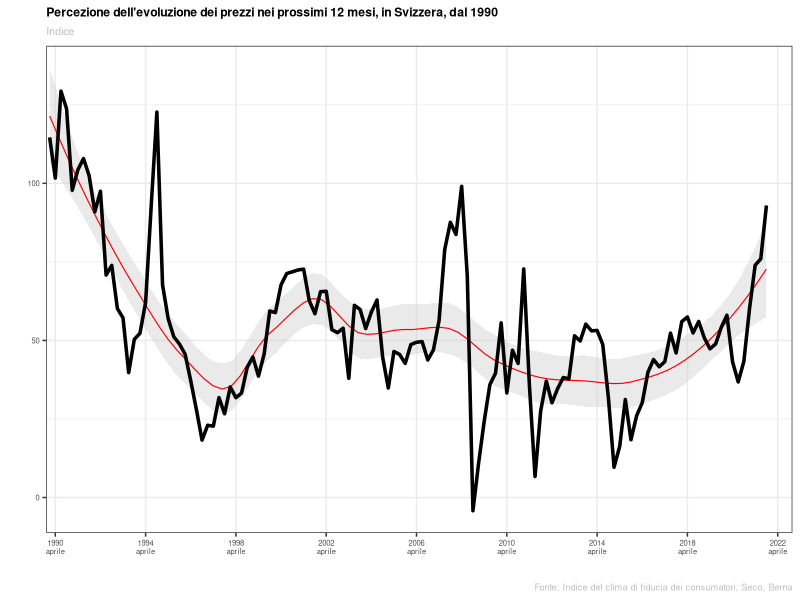
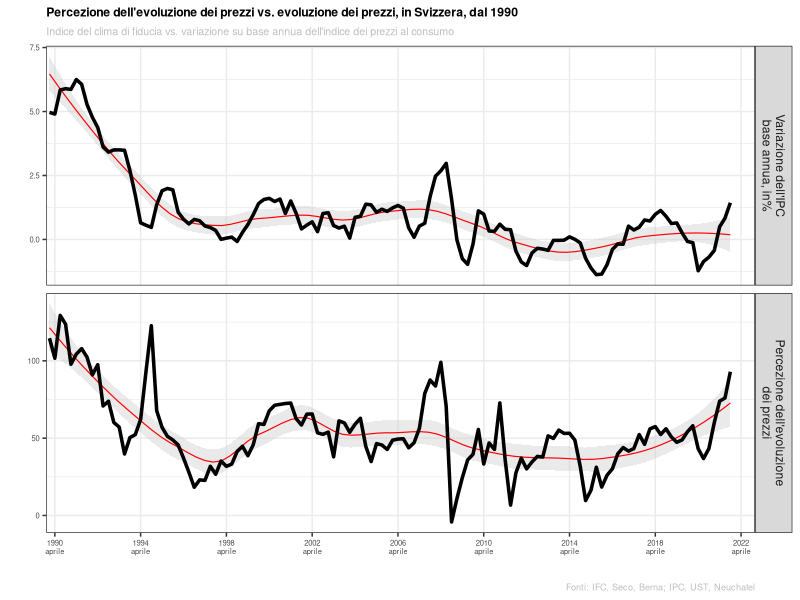
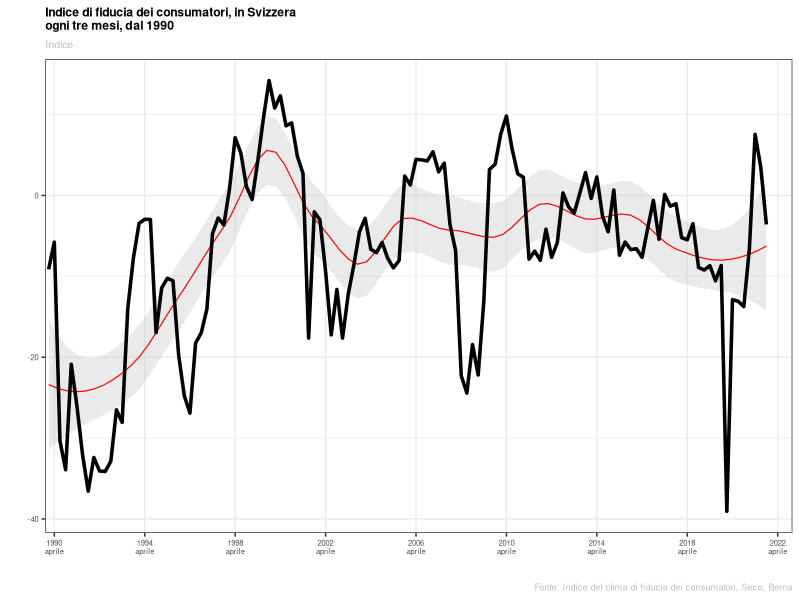
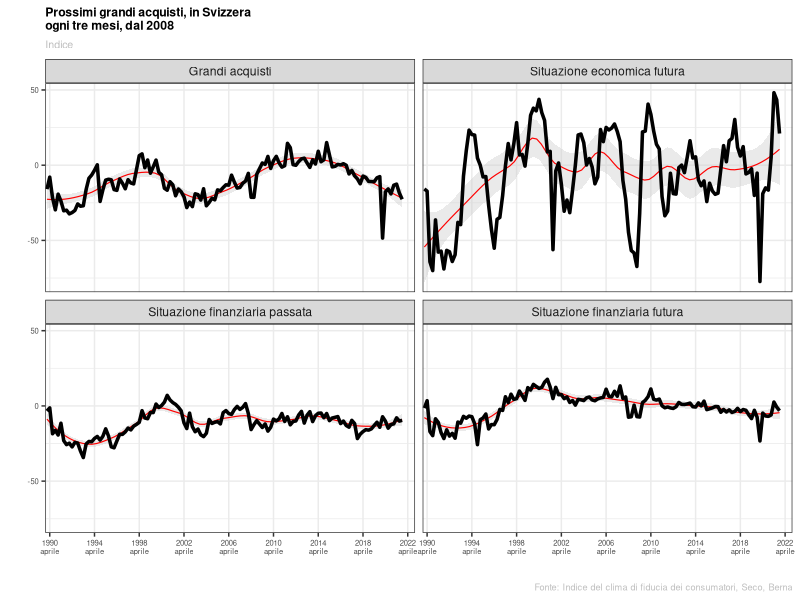
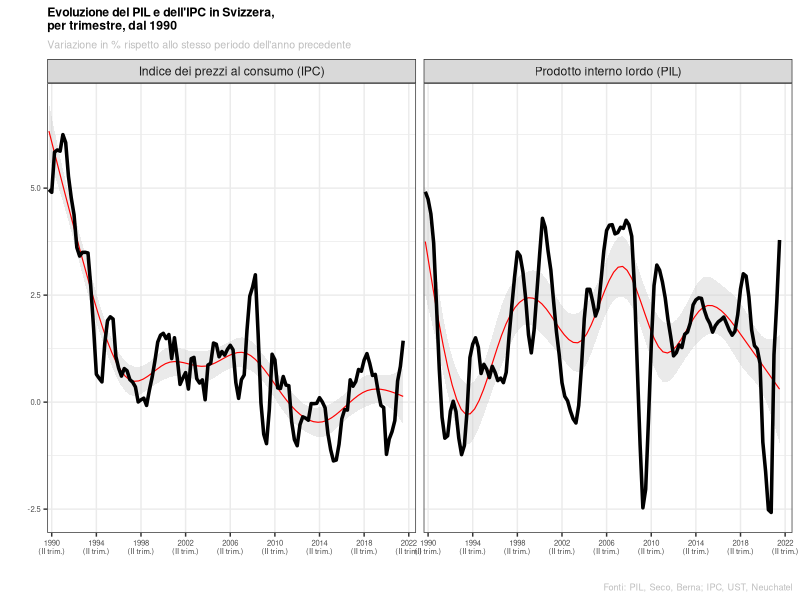
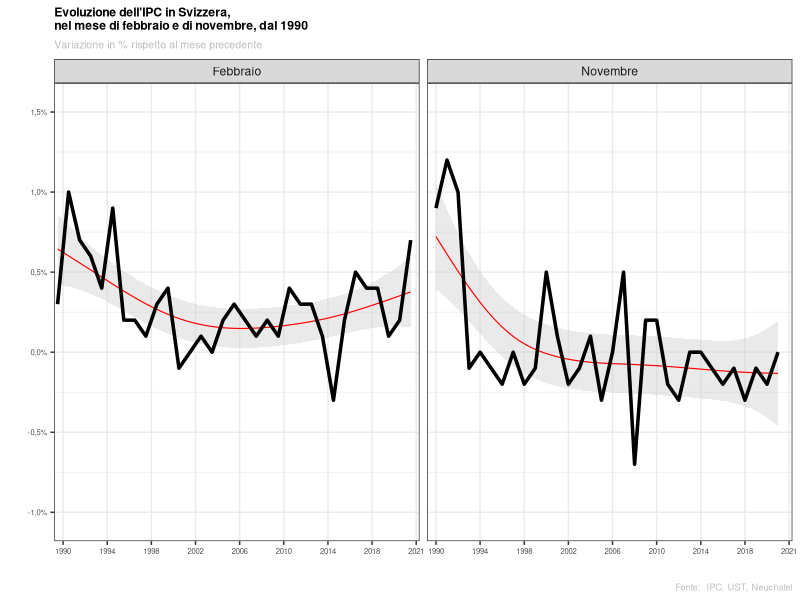

The R script that drew these images, in order:
library(tidyverse)
library(readxl)

# d <- read_excel("G:/Giornalisti/ES/excel/base.xlsx")
d <- read_excel("./excel/base2.xlsx")

breaks_fig <- c("1990, II trim.", "1994, II trim.", "1998, II trim.",
                "2002, II trim.", "2006, II trim.", "2010, II trim.",
                "2014, II trim.", "2018, II trim.", "2022, II trim.")

etichette <- c("1990\n(II trim.)", "1994\n(II trim.)", "1998\n(II trim.)",
               "2002\n(II trim.)", "2006\n(II trim.)", "2010\n(II trim.)",
               "2014\n(II trim.)", "2018\n(II trim.)", "2022\n(II trim.)")

etichette0 <- c("1990", "1994", "1998", "2002",
               "2006", "2010", "2014", "2018", "2021")

etichette2 <- c("1990\naprile", "1994\naprile", "1998\naprile", "2002\naprile",
               "2006\naprile", "2010\naprile", "2014\naprile", "2018\naprile",
               "2022\naprile")

breaks_fig2 <- c("1990, IV trim.", "1994, IV trim.", "1998, IV trim.",
                "2002, IV trim.", "2006, IV trim.", "2010, IV trim.",
                "2014, IV trim.", "2018, IV trim.", "2022, IV trim.")



# Figura 1, Percezione dell'evoluzione dei prezzi, in Svizzera
p1 <- d %>%
  select(QUANDO, GEO, `Previsione prezzi`) %>%
  filter(GEO %in% "Svizzera") %>%
  ggplot() +
  aes(x = QUANDO, y = `Previsione prezzi`, group = GEO) +
  geom_smooth(colour = "red", fill = "gray80", size = .4, na.rm = TRUE, method = "loess"
              , span = .35
              ) +
  geom_line(na.rm = TRUE, size = 1.2) +
  scale_x_discrete(breaks = breaks_fig,
                   labels = etichette2) +
  labs(x = "", y = "",
       title = "Percezione dell'evoluzione dei prezzi nei prossimi 12 mesi, in Svizzera, dal 1990",
       subtitle = "Indice",
       caption = "Fonte: Indice del clima di fiducia dei consumatori, Seco, Berna") +
  theme_bw() +
  theme(
    plot.title = element_text(size = rel(0.8), face = "bold"),
    plot.subtitle = element_text(size = rel(0.7), colour = "gray"),
    plot.caption = element_text(size = rel(0.6), colour = "gray"),
    axis.text = element_text(size = rel(0.5)))


# Figura 2, Percezione dell'evoluzione dei prezzi e evoluzione dei prezzi, in Svizzera
Y.labs <- c("Variazione dell'IPC\nbase annua, in%", "Percezione dell'evoluzione\ndei prezzi")
names(Y.labs) <- c("IPC", "Previsione prezzi")

p2 <- d %>%
  filter(GEO %in% "Svizzera") %>%
  select(QUANDO, GEO, IPC, `Previsione prezzi`) %>%
  pivot_longer(cols = 3:4, names_to = "Y") %>%
  ggplot() +
  aes(x = QUANDO, y = value, group = 1) +
  geom_smooth(colour = "red", fill = "gray80", size = .4, na.rm = TRUE, method = "loess"
              , span = .35
  ) +
  geom_line(na.rm = TRUE, size = 1.2) +
  scale_x_discrete(breaks = breaks_fig,
                   labels = etichette2) +
  facet_grid(rows = vars(Y), labeller = labeller(Y = Y.labs), scales = "free_y") +
  labs(x = "", y = "",
       title = "Percezione dell'evoluzione dei prezzi vs. evoluzione dei prezzi, in Svizzera, dal 1990",
       subtitle = "Indice del clima di fiducia vs. variazione su base annua dell'indice dei prezzi al consumo",
       caption = "Fonti: IFC, Seco, Berna; IPC, UST, Neuchatel") +
  theme_bw() +
  theme(
    plot.title = element_text(size = rel(0.8), face = "bold"),
    plot.subtitle = element_text(size = rel(0.7), colour = "gray"),
    plot.caption = element_text(size = rel(0.6), colour = "gray"),
    axis.text = element_text(size = rel(0.5)))


# Figura 3, Indice di fiducia dei consumatori, in Svizzera
p3 <- d %>%
  select(QUANDO, GEO, IFC) %>%
  filter(GEO %in% "Svizzera") %>%
  ggplot() +
  aes(x = QUANDO, y = IFC, group = GEO) +
  geom_smooth(colour = "red", fill = "gray80", size = .4, na.rm = TRUE, method = "loess"
              , span = .35
  ) +
  geom_line(na.rm = TRUE, size = 1.2) +
  scale_x_discrete(breaks = breaks_fig,
                   labels = etichette2) +
  labs(x = "", y = "",
       title = "Indice di fiducia dei consumatori, in Svizzera\nogni tre mesi, dal 1990",
       subtitle = "Indice",
       caption = "Fonte: Indice del clima di fiducia dei consumatori, Seco, Berna") +
  theme_bw() +
  theme(
    plot.title = element_text(size = rel(0.8), face = "bold"),
    plot.subtitle = element_text(size = rel(0.7), colour = "gray"),
    plot.caption = element_text(size = rel(0.6), colour = "gray"),
    axis.text = element_text(size = rel(0.5)))


# Figura 4, Sottoindici dell'IFC, in Svizzera
Y.labs <- c("Grandi acquisti", "Situazione economica futura", "Situazione finanziaria passata", "Situazione finanziaria futura")
names(Y.labs) <- c("Acquisti", "Eco_nxt", "Finanze", "Finanze_next")

p4 <- d %>%
  filter(GEO %in% "Svizzera") %>%
  select(QUANDO, GEO, Acquisti, Eco_nxt, Finanze, Finanze_next) %>%
  pivot_longer(cols = 3:6, names_to = "Y") %>%
  ggplot() +
  aes(x = QUANDO, y = value, group = GEO) +
  geom_smooth(colour = "red", fill = "gray80", size = .4, na.rm = TRUE, method = "loess"
              , span = .35
  ) +
  geom_line(na.rm = TRUE, size = 1.2) +
  scale_x_discrete(breaks = breaks_fig,
                   labels = etichette2) +
  facet_wrap(vars(Y), labeller = labeller(Y = Y.labs), ncol = 2) +
  labs(x = "", y = "",
       title = "Prossimi grandi acquisti, in Svizzera\nogni tre mesi, dal 2008",
       subtitle = "Indice",
       caption = "Fonte: Indice del clima di fiducia dei consumatori, Seco, Berna") +
  theme_bw() +
  theme(
    plot.title = element_text(size = rel(0.8), face = "bold"),
    plot.subtitle = element_text(size = rel(0.7), colour = "gray"),
    plot.caption = element_text(size = rel(0.6), colour = "gray"),
    axis.text = element_text(size = rel(0.5)))




# Figura 5, evoluzione del PIL e dell'IPC in Svizzera
Y.labs <- c("Indice dei prezzi al consumo (IPC)", "Prodotto interno lordo (PIL)")
names(Y.labs) <- c("IPC", "PIL_tx")

p5 <- d %>%
  filter(GEO %in% "Svizzera") %>%
  select(QUANDO, GEO, PIL_tx, IPC) %>%
  pivot_longer(cols = 3:4, names_to = "Y") %>%
  ggplot() +
  aes(x = QUANDO, y = value, group = 1) +
  geom_smooth(colour = "red", fill = "gray80", size = .4, na.rm = TRUE, method = "gam") +
  geom_line(na.rm = TRUE, size = 1.2) +
  facet_grid(cols = vars(Y), labeller = labeller(Y = Y.labs)) +
  scale_x_discrete(breaks = breaks_fig,
                   labels = etichette) +
  labs(x = "", y = "",
       title = "Evoluzione del PIL e dell'IPC in Svizzera,\nper trimestre, dal 1990",
       subtitle = "Variazione in % rispetto allo stesso periodo dell'anno precedente",
       caption = "Fonti: PIL, Seco, Berna; IPC, UST, Neuchatel") +
  theme_bw() +
  theme(
    plot.title = element_text(size = rel(0.8), face = "bold"),
    plot.subtitle = element_text(size = rel(0.7), colour = "gray"),
    plot.caption = element_text(size = rel(0.6), colour = "gray"),
    axis.text = element_text(size = rel(0.5)))


# Figura 6, variazione mensile dell'IPC in Svizzera
Y.labs <- c("Febbraio", "Novembre")
names(Y.labs) <- c(1, 4)

p6 <- d %>%
  filter(GEO %in% "Svizzera",
         Trimestre %in% c(1, 4)) %>%
  select(QUANDO, GEO, Trimestre, IPC_m2) %>%
  ggplot() +
  aes(x = QUANDO, y = IPC_m2, group = 1) +
  geom_smooth(colour = "red", fill = "gray80", size = .4, na.rm = TRUE, method = "gam") +
  geom_line(na.rm = TRUE, size = 1.2) +
  facet_grid(cols = vars(Trimestre), labeller = labeller(Trimestre = Y.labs)) +
  scale_x_discrete(breaks = breaks_fig2,
                   labels = etichette0) +
  scale_y_continuous(breaks = c(-1, -.5, 0, .5, 1, 1.5),
                     labels = c("-1,0%", "-0,5%", "0,0%", " 0,5%", " 1,0%", " 1,5%"), limits = c(-1.05, 1.55)) +
  labs(x = "", y = "",
       title = "Evoluzione dell'IPC in Svizzera,\nnel mese di febbraio e di novembre, dal 1990",
       subtitle = "Variazione in % rispetto al mese precedente",
       caption = "Fonte:  IPC, UST, Neuchatel") +
  theme_bw() +
  theme(
    plot.title = element_text(size = rel(0.8), face = "bold"),
    plot.subtitle = element_text(size = rel(0.7), colour = "gray"),
    plot.caption = element_text(size = rel(0.6), colour = "gray"),
    axis.text = element_text(size = rel(0.5)))


a <- 4 * 1.85
b <- 3 * 1.85


# Salvo le figure
ggsave(file="plot/p1.svg", plot=p1, width=a, height=b)
ggsave(file="plot/p2.svg", plot=p2, width=a, height=b)
ggsave(file="plot/p3.svg", plot=p3, width=a, height=b)
ggsave(file="plot/p4.svg", plot=p4, width=a, height=b)
ggsave(file="plot/p5.svg", plot=p5, width=a, height=b)
ggsave(file="plot/p6.svg", plot=p6, width=a, height=b)


# Figura 3, tasso di crescita dei prezzi negli Stati Uniti

p3 <- d %>%
  filter(GEO %in% "USA") %>%
  select(QUANDO, GEO, IPC) %>%
  ggplot() +
  aes(x = QUANDO, y = IPC, group = GEO) +
  geom_smooth(colour = "red", fill = "gray80", size = .4, na.rm = TRUE, method = "gam") +
  geom_line(na.rm = TRUE, size = 1.2) +
  # facet_grid(rows = vars(GEO), scales = "free_y") +
  scale_x_discrete(breaks = breaks_fig,
                   labels = etichette) +
  labs(x = "", y = "",
       title = "Tasso di crescita dei prezzi, negli Stati Uniti (in %),\nper trimestre, dal 1990",
       subtitle = "Rispetto allo stesso periodo dell'anno precedente",
       caption = "Fonte: IPCA, OECD, Parigi") +
  theme_bw() +
  theme(
    plot.title = element_text(size = rel(0.8), face = "bold"),
    plot.subtitle = element_text(size = rel(0.7), colour = "gray"),
    plot.caption = element_text(size = rel(0.6), colour = "gray"),
    axis.text = element_text(size = rel(0.5)))


# Figura 4, tasso di crescita dei prezzi, in Svizzera e negli Stati Uniti

p4 <- d %>%
  select(QUANDO, GEO, IPC, IPC_energia) %>%
  pivot_longer(cols = 3:4) %>%
  ggplot() +
  aes(x = QUANDO, y = value, group = 1) +
  geom_smooth(colour = "red", fill = "gray80", size = .4, na.rm = TRUE, method = "gam") +
  geom_line(na.rm = TRUE, size = 1.2) +
  facet_grid(rows = vars(name), cols = vars(GEO), scales = "free_y") +
  scale_x_discrete(breaks = breaks_fig,
                   labels = etichette) +
  labs(x = "", y = "",
       title = "Tasso di crescita dei prezzi, in Svizzera e negli Stati Uniti (in %),\ntotale vs. ''Energia'', per trimestre, dal 1990",
       subtitle = "Rispetto allo stesso periodo dell'anno precedente",
       caption = "Fonte: IPCA, OECD, Parigi") +
  theme_bw() +
  theme(
    plot.title = element_text(size = rel(0.8), face = "bold"),
    plot.subtitle = element_text(size = rel(0.7), colour = "gray"),
    plot.caption = element_text(size = rel(0.6), colour = "gray"),
    axis.text = element_text(size = rel(0.5)))

